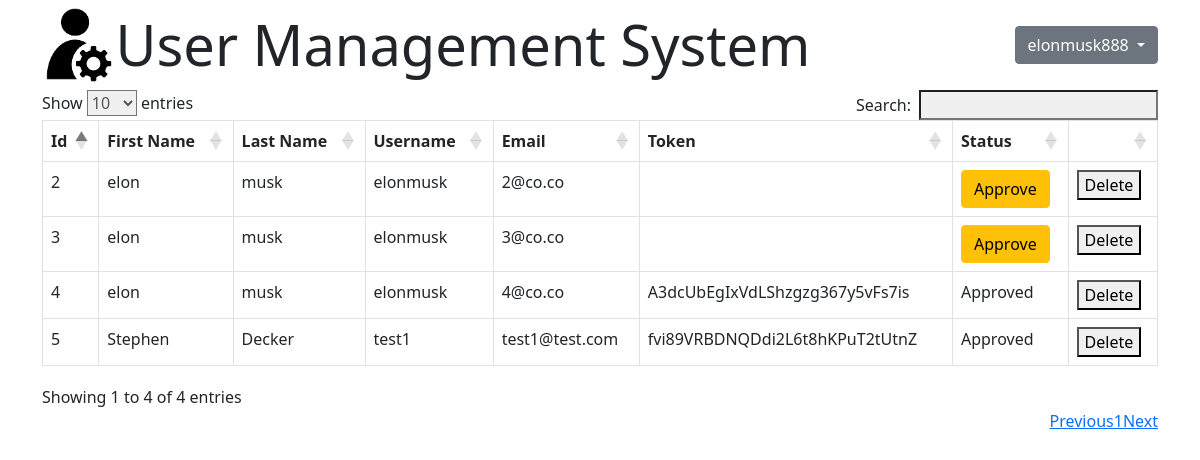
/admin/get-all-user (signed in), run on the app's committed database.
### webviewer.py (models this page shows, shortened)
class User(db.Model):
    id=db.Column(db.Integer, primary_key=True)
    fname=db.Column(db.String(255), nullable=False)
    lname=db.Column(db.String(255), nullable=False)
    email=db.Column(db.String(255), nullable=False)
    username=db.Column(db.String(255), nullable=False)
    token=db.Column(db.String(255), nullable=False)
    password=db.Column(db.String(255), nullable=False)
    status=db.Column(db.Integer,default=0, nullable=False)

### webviewer.py (the view)
@app.route('/admin/get-all-user', methods=["POST","GET"])
def adminGetAllUser():
    if not session.get('admin_id'):
        return redirect('/admin/')
    if request.method== "POST":
        search=request.form.get('search')
        users=User.query.filter(User.username.like('%'+search+'%')).all()
        return render_template('admin/all-user.html',title='Approve User',users=users)
    else:
        users=User.query.all()
        return render_template('admin/all-user.html',title='Approve User',users=users)

### templates/admin/all-user.html (shortened to what this page needs)
{% extends "admin/layout.html"%}
{% block content %}
<div class="container">
    <div class="my-2">
        <div class="table-responsive">
            <table class="table table-bordered" id="table1">
                <thead>
                    <tr>
                        <th>Id</th>
                        <th>First Name</th>
                        <th>Last Name</th>
                        <th>Username</th>
                        <th>Email</th>
                        <th>Token</th>
                        <th>Status</th>
                        <th></th>
                    </tr>
                </thead>
                <tbody>
                    {% for user in users %}
                    <tr>
                        <td>{{user.id}}</td>
                        <td>{{user.fname}}</td>
                        <td>{{user.lname}}</td>
                        <td>{{user.username}}</td>
                        <td>{{user.email}}</td>
                        <td>{{user.token}}</td>
                        <td>
                            {% if user.status == 1 %}
                            Approved
                            {% else %}
                            <a href="/admin/approve-user/{{user.id}}">
                                <button class="btn btn-warning">Approve</button>
                            </a>
                            {% endif %}
                        </td>
                        <td><button class='deleteBtn'>Delete</button></td>
                    </tr>
                    {% endfor %}
                </tbody>
            </table>
        </div>
    </div>
</div>
{% endblock content %}

### templates/admin/layout.html (shortened to what this page needs)
<!DOCTYPE html>
<html lang="en">
<head>
    <link href="https://cdn.jsdelivr.net/npm/bootstrap@5.1.3/dist/css/bootstrap.min.css" rel="stylesheet">
    <link rel="stylesheet" type="text/css" href="https://cdn.datatables.net/1.13.7/css/dataTables.bootstrap5.min.css">
    <link rel="stylesheet" type="text/css" href="https://cdn.datatables.net/1.13.7/css/dataTables.bootstrap5.min.css">
</head>
<body>
    <div class="container my-2">
        <div class="d-flex justify-content-between align-items-center">
            <div class="d-flex justify-content-start align-items-center">
                <img style="width: 8%;"
                    alt="">
                <div class="display-4">User Management System</div>
            </div>
            <div class="dropdown">
              <button class="btn btn-secondary dropdown-toggle" type="button" id="dropdownMenuButton" data-bs-toggle="dropdown" aria-expanded="false">
                {% if session.admin_name %}
                {{session.admin_name}}
                {% endif %}
              </button>
            </div>
        </div>
    </div>
    {% block content %} {% endblock content %}
</body>
</html>

### data on the page
User: id "2", fname "elon", lname "musk", username "elonmusk", email "2@co.co"
User: id "3", fname "elon", lname "musk", username "elonmusk", email "3@co.co"
User: id "4", fname "elon", lname "musk", username "elonmusk", email "4@co.co", token "A3dcUbEgIxVdLShzgzg367y5vFs7is", status "Approved"
User: id "5", fname "Stephen", lname "Decker", username "test1", email "test1@test.com", token "fvi89VRBDNQDdi2L6t8hKPuT2tUtnZ", status "Approved"

### other printed values
{{ session.admin_name }} "elonmusk888"
